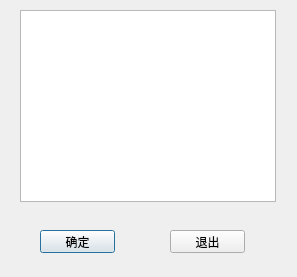
<?xml version="1.0" encoding="UTF-8"?>
<ui version="4.0">
 <class>USBChoose</class>
 <widget class="QDialog" name="USBChoose">
  <property name="geometry">
   <rect>
    <x>0</x>
    <y>0</y>
    <width>297</width>
    <height>277</height>
   </rect>
  </property>
  <property name="windowTitle">
   <string>USB设备</string>
  </property>
  <widget class="QListWidget" name="usbList">
   <property name="geometry">
    <rect>
     <x>20</x>
     <y>10</y>
     <width>256</width>
     <height>192</height>
    </rect>
   </property>
  </widget>
  <widget class="QPushButton" name="submitBtn">
   <property name="geometry">
    <rect>
     <x>40</x>
     <y>230</y>
     <width>75</width>
     <height>23</height>
    </rect>
   </property>
   <property name="text">
    <string>确定</string>
   </property>
  </widget>
  <widget class="QPushButton" name="cancelBtn">
   <property name="geometry">
    <rect>
     <x>170</x>
     <y>230</y>
     <width>75</width>
     <height>23</height>
    </rect>
   </property>
   <property name="text">
    <string>退出</string>
   </property>
  </widget>
 </widget>
 <resources/>
 <connections/>
</ui>
